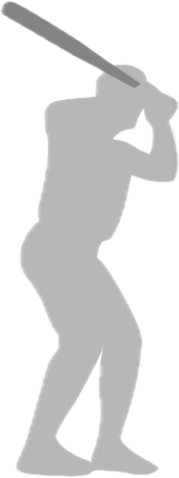
#> input picture frontend/assets/images/pitch-replay/LHH_pitcher_and_RHH_catcher.png, 179 x 478 px, given in place of dapeter-logo.png, which was not available
$ python remove_dapeter_background.py
#> lines starting #> are read from the running program, lines starting #| are printed output that depends on the picture; after the words box and inside, x2 and y2 are one past the last pixel; in counts of white or black regions, pixels touching at a corner belong together
"""User-authorized pixel-preserving black-background removal."""
from pathlib import Path

import numpy as np
from PIL import Image

root = Path(__file__).resolve().parents[2]
source = root / 'frontend/public/brand/dapeter-logo.png'
rgb = np.asarray(Image.open(source).convert('RGB'))
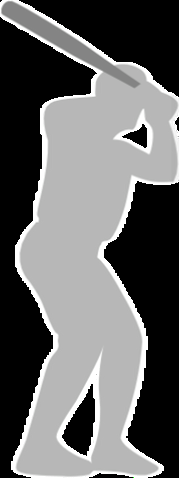
#> rgb: shape (478, 179, 3); mean R, G, B 102.5, 102.5, 102.5
brightness = rgb.max(axis=2).astype(np.float32)
# Remove near-black background noise, with a narrow soft alpha transition.
# Original RGB values, including the navy rim and gray bars, are unchanged.
alpha = np.rint(np.clip((brightness - 12) / 16, 0, 1) * 255).astype(np.uint8)
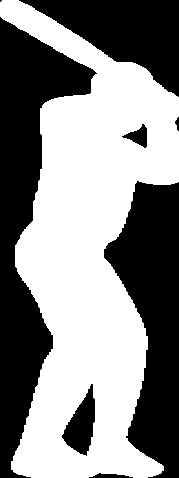
#> alpha: shape (478, 179); 53.3% white; 8 black regions (1 under 20 px), largest, box (x1, y1, x2, y2) and area: (0, 17, 97, 478) 17416, (104, 181, 179, 478) 13285, (19, 0, 179, 97) 7556
rgba = np.dstack((rgb, alpha))
full = Image.fromarray(rgba)
destination = Path(__file__).parent / 'dapeter-logo-transparent-v1.png'
full.save(destination)
assert np.array_equal(np.asarray(Image.open(destination))[:, :, :3], rgb)
#> (the run stopped early here; a loop or call above may not have finished)

$ run again, on frontend/assets/images/pitch-replay/RHH_pitcher_and_LHH_catcher.png
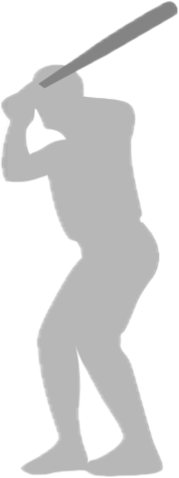
#> input picture frontend/assets/images/pitch-replay/RHH_pitcher_and_LHH_catcher.png, 179 x 478 px, given in place of dapeter-logo.png, which was not available
#> `rgb = np.asarray(Image.open(source).convert('RGB'))`:
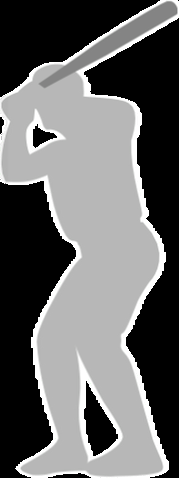
#> rgb: shape (478, 179, 3); mean R, G, B 103.1, 103.1, 103.1
#> `alpha = np.rint(np.clip((brightness - 12) / 16, 0, 1) * 255).astype(np..`:
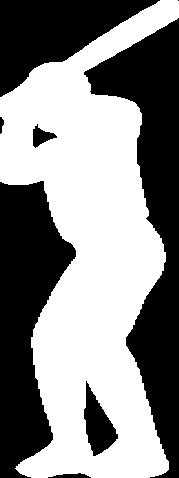
#> alpha: shape (478, 179); 53.5% white; 8 black regions (1 under 20 px), largest, box (x1, y1, x2, y2) and area: (84, 18, 179, 478) 16864, (0, 181, 76, 478) 13487, (0, 0, 160, 97) 7674
